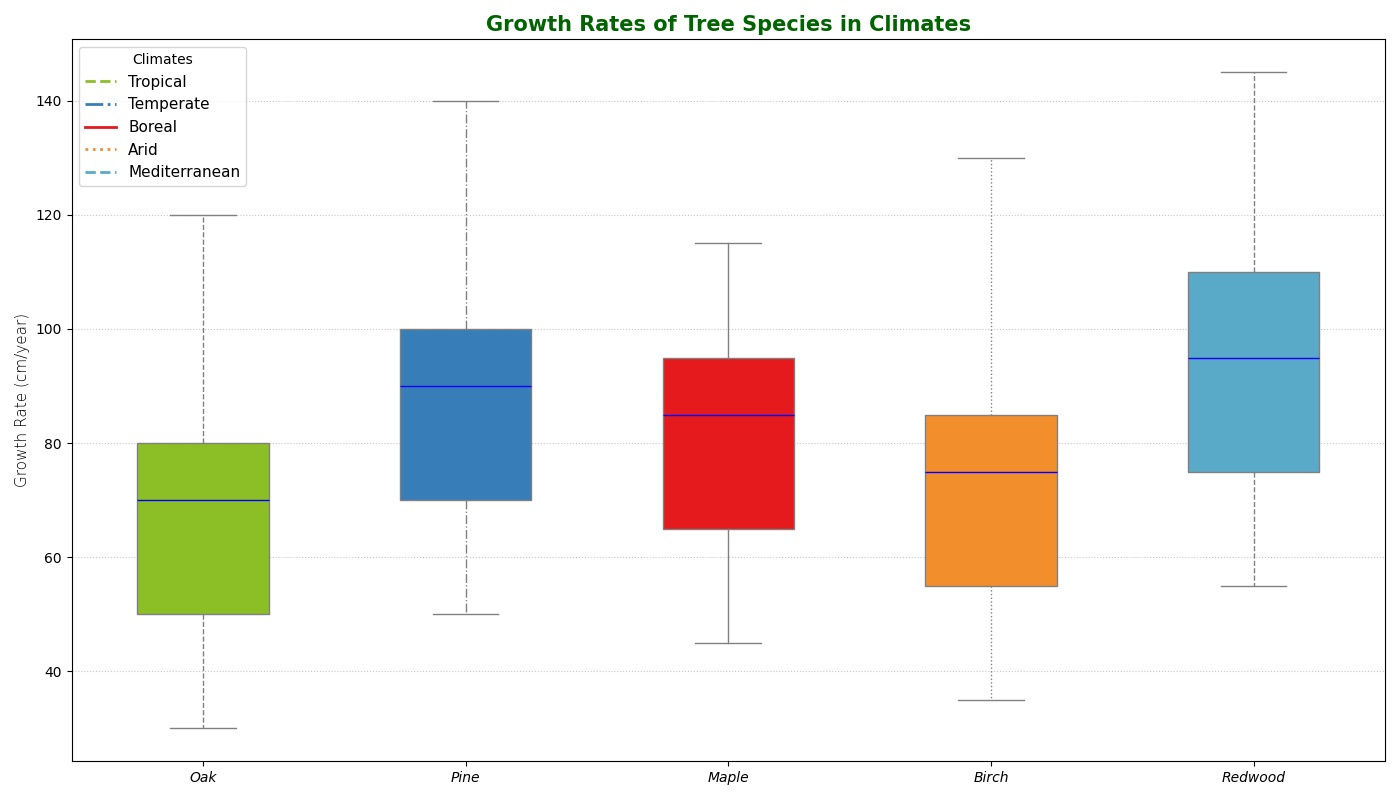

This chart was generated by the following Python code:
import numpy as np
import matplotlib.pyplot as plt

tree_species = ['Oak', 'Pine', 'Maple', 'Birch', 'Redwood']

climate_tropical = [120, 140, 115, 130, 145]
climate_temperate = [80, 100, 95, 85, 110]
climate_boreal = [50, 70, 65, 55, 75]
climate_arid = [30, 50, 45, 35, 55]
climate_mediterranean = [70, 90, 85, 75, 95]

data = [
    climate_tropical,
    climate_temperate,
    climate_boreal,
    climate_arid,
    climate_mediterranean
]

fig, ax = plt.subplots(figsize=(14, 8))

colors = ['#8CBF26', '#377EB8', '#E41A1C', '#F28E2B', '#59A9C8']
line_styles = ['--', '-.', '-', ':', '--']
marker_styles = ['o', 's', '^', 'd', '*']

for i, species in enumerate(tree_species):
    species_data = [climate[i] for climate in data]
    bp = ax.boxplot(species_data, positions=[i], widths=0.5, vert=True, patch_artist=True,
                    boxprops=dict(facecolor=colors[i], color='grey'),
                    whiskerprops=dict(color='grey', linestyle=line_styles[i]),
                    capprops=dict(color='grey'),
                    flierprops=dict(marker=marker_styles[i], color='red', alpha=0.6),
                    medianprops=dict(color='blue'),
                    notch=False)

ax.set_xticks(range(len(tree_species)))
ax.set_xticklabels(tree_species, fontsize=10, fontstyle='italic')
ax.set_ylabel("Growth Rate (cm/year)", fontsize=11, fontweight='light')
ax.set_title("Growth Rates of Tree Species in Climates", fontsize=15, fontweight='bold', color='darkgreen')
ax.grid(axis='y', linestyle=':', alpha=0.7)

handles = [plt.Line2D([0], [0], color=colors[i], lw=2, linestyle=line_styles[i]) for i in range(len(tree_species))]
ax.legend(handles, ['Tropical', 'Temperate', 'Boreal', 'Arid', 'Mediterranean'], title='Climates', loc='best', fontsize=11)

plt.tight_layout()
plt.show()
